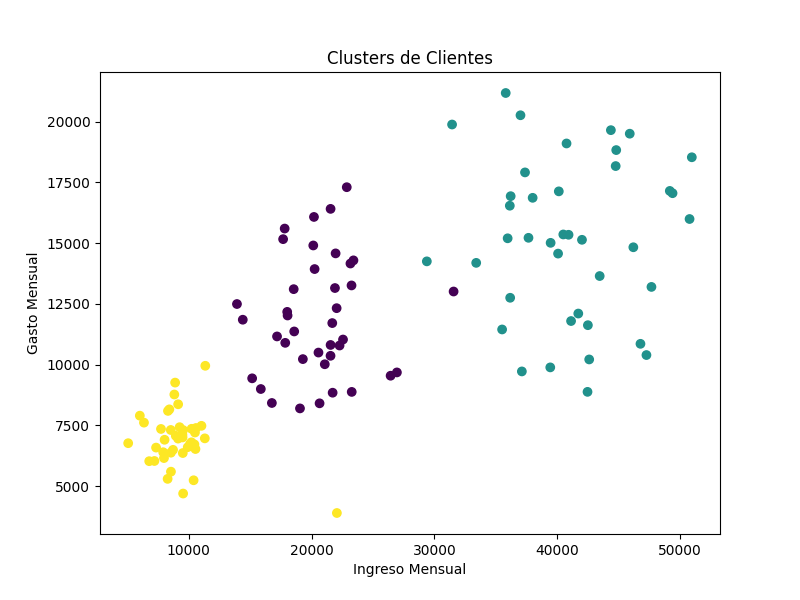

Generate this figure with Python:
# Equipo 3-4
# Apodaca Caixba Raquel
# Castillo Inzunza Ernesto
# Quintero Mata Victor Adrian
# Zavala Martinez Bryan Tadeo
# 1. Objetivo del proyecto
# El objetivo es segmentar clientes de una tienda en grupos con características similares utilizando el algoritmo K-means clustering.
# Los datos utilizados fueron:
# Edad
# Ingreso mensual
# Gasto mensual
# Visitas mensuales
#
# Librerias
import matplotlib.pyplot as plt
import pandas as pd
from sklearn.cluster import KMeans
from sklearn.preprocessing import StandardScaler

# Lemos los datos
df = pd.read_csv("clientes_kmeans.csv")

print(df.head())
# Variables
X = df[["Edad", "Ingreso_Mensual", "Gasto_Mensual", "Visitas_Mensuales"]]

# Estandarizacion
scaler = StandardScaler()

X_scaled = scaler.fit_transform(X)

# Grafico del codo
inercias = []

for k in range(1, 11):
    modelo = KMeans(n_clusters=k, random_state=42)
    modelo.fit(X_scaled)
    inercias.append(modelo.inertia_)

plt.plot(range(1, 11), inercias, marker="o")
plt.xlabel("Número de clusters")
plt.ylabel("Inercia")
plt.title("Método del Codo")
plt.savefig("Codo")

# k-means
kmeans = KMeans(n_clusters=3, random_state=42)

df["Cluster"] = kmeans.fit_predict(X_scaled)

print(df.head())

plt.figure(figsize=(8, 6))

plt.scatter(df["Ingreso_Mensual"], df["Gasto_Mensual"], c=df["Cluster"])

plt.xlabel("Ingreso Mensual")
plt.ylabel("Gasto Mensual")
plt.title("Clusters de Clientes")

plt.savefig("k-means")

# Conclusión
# El algoritmo K-means clustering permitió identificar diferentes tipos de clientes automáticamente.
# Gracias a esto, la tienda puede:
# mejorar sus ventas,
# optimizar campañas de marketing,
# entender mejor el comportamiento de sus clientes,
# y tomar decisiones basadas en datos.
